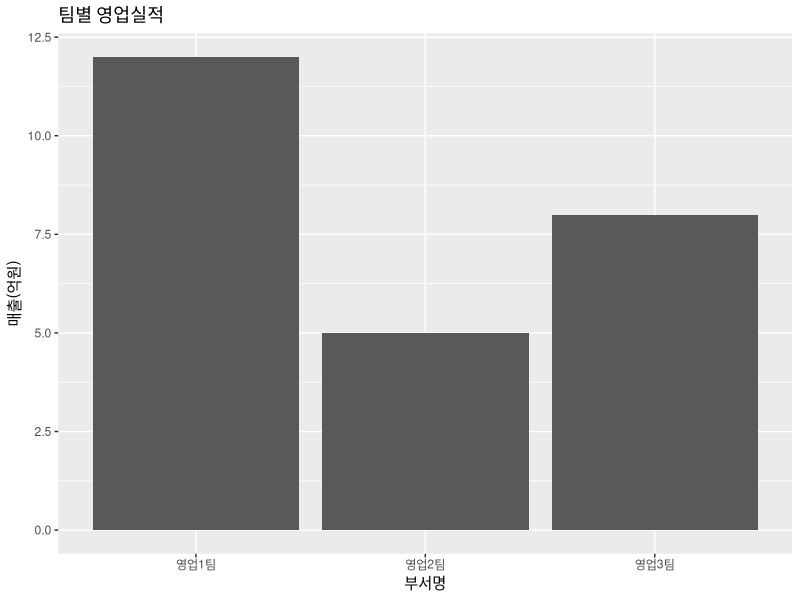
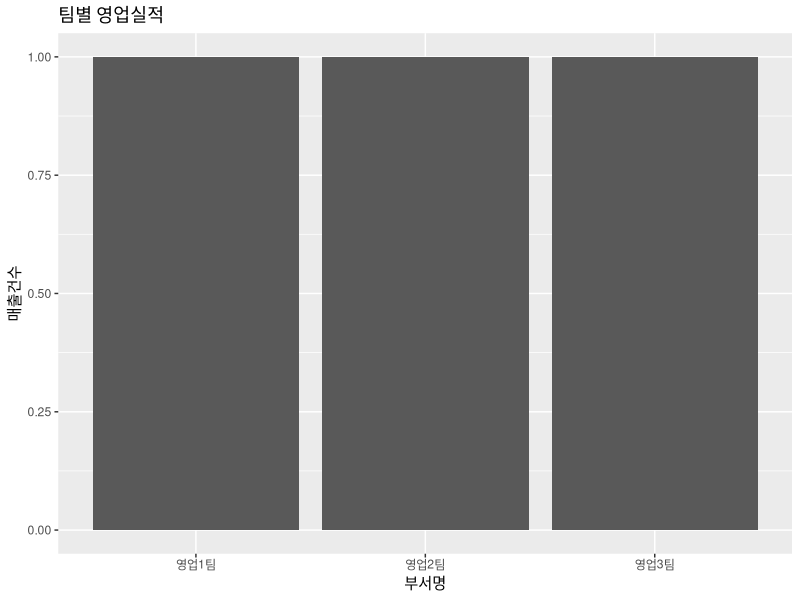
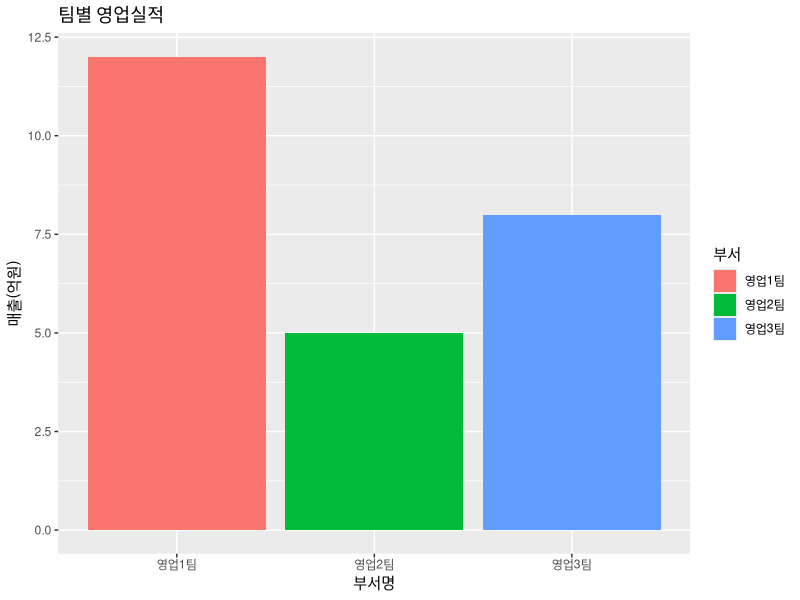
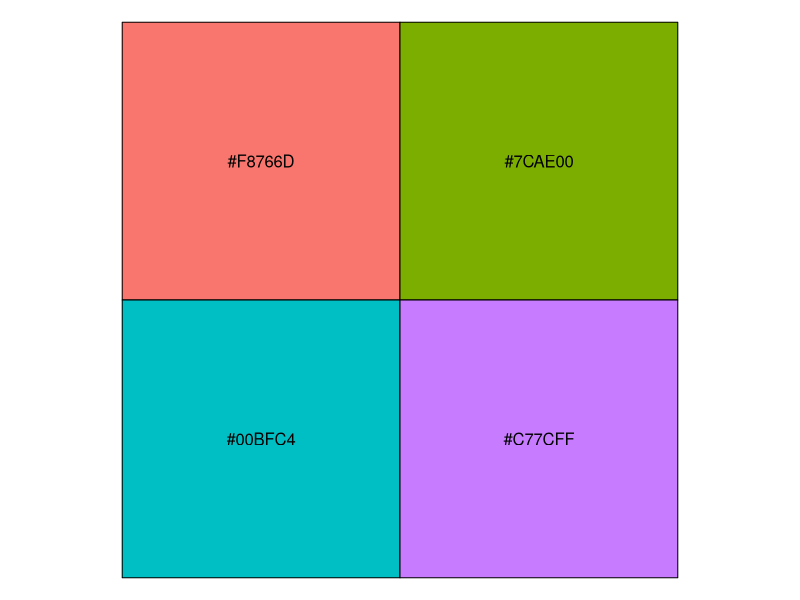
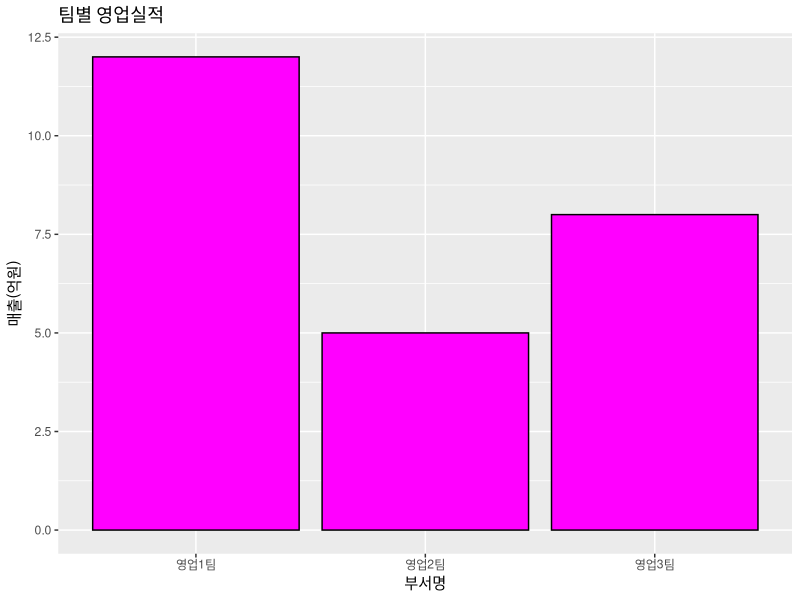
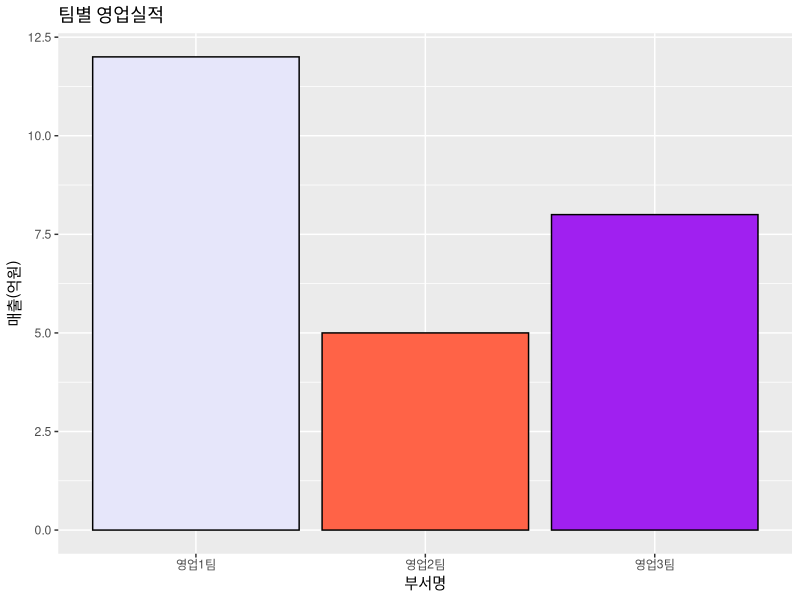
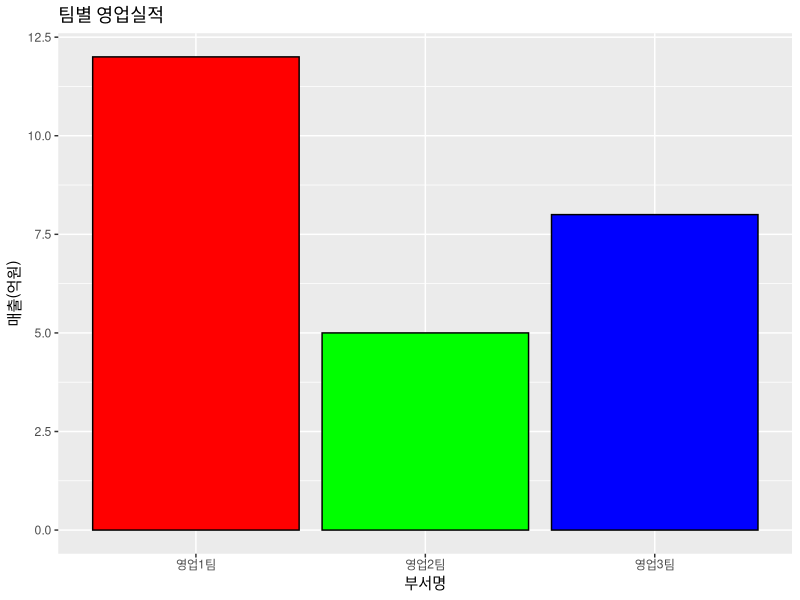
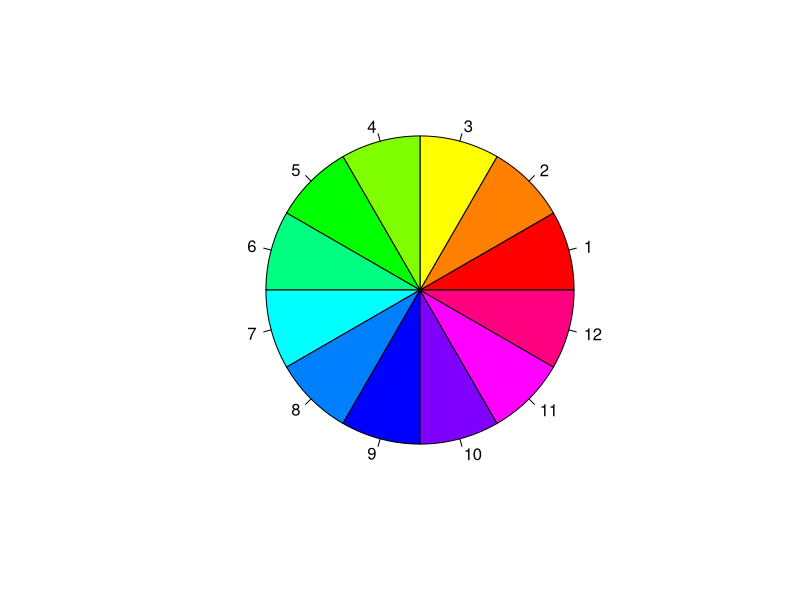

These charts were generated, in order, by the following R code:
# 4장 그래프


library(ggplot2)
#데이터 저장(데이터프레임)
dept =c("영업1팀","영업2팀","영업3팀")
sales =c(12,5,8)
df1=data.frame(부서=dept,매출=sales,분기="1분기")
df1
#막대그래프(1.그래프의 데이터 초기화 2.그래프모양 3.제목과 라벨 설정)
ggplot(data = df1,aes(x=부서,y=매출))+
  geom_bar(stat = "identity")+
  labs(title="팀별 영업실적",x="부서명",y="매출(억원)")
#각 부서별 매출건수수
ggplot(data = df1,aes(x=부서))+
  geom_bar(stat = "count")+
  labs(title="팀별 영업실적",x="부서명",y="매출건수")
#막대에 자동색 지정
ggplot(data = df1,aes(x=부서,y=매출,fill=부서))+
  geom_bar(stat = "identity")+
  labs(title="팀별 영업실적",x="부서명",y="매출(억원)")
#자동지정되는 색상 확인
install.packages("scales")
library(scales)
hex=hue_pal()(4)
show_col(hex)
library(ggplot2)
#막대에 동일한 채우기 및 테두리 색상 지정
ggplot(data = df1,aes(x=부서,y=매출))+
  geom_bar(stat = "identity",fill="magenta",color="black")+
  labs(title="팀별 영업실적",x="부서명",y="매출(억원)")
#막대마다 사용자가 지정한 색상으로 변경
ggplot(data = df1,aes(x=부서,y=매출))+
  geom_bar(stat = "identity",fill=c("lavender","tomato","purple"),color="black")+
  labs(title="팀별 영업실적",x="부서명",y="매출(억원)")
#막대에 레인보우색상 중 눈에 잘띈느 색상으로 자동변경
ggplot(data = df1,aes(x=부서,y=매출))+
  geom_bar(stat = "identity",fill=rainbow(3),color="black")+
  labs(title="팀별 영업실적",x="부서명",y="매출(억원)")

#gdRdriver,RcolorBrewer 색상팔레트를 제공하는 두가지 패키지

#1.gdRdiver 패키지의 팔레트
x=rep(1,12)
pie(x,labels = seq(1,12),col = rainbow(12))
pie(x,labels = seq(1,12),col = heat.colors(12))
pie(x,labels = seq(1,12),col = terrain.colors(12))
pie(x,labels = seq(1,12),col = topo.colors(12))
pie(x,labels = seq(1,12),col = cm.colors(12))

#2.RcolorBrewer 패키지의 팔레트
install.packages("RColorBrewer")
library(RColorBrewer)
display.brewer.all()

#1분기,2분기의 막대그래프

#2분기데이터프레임에 저장
dept =c("영업1팀","영업2팀","영업3팀")
sales =c(10,8,5)
df2=data.frame(부서=dept,매출=sales,분기="2분기")

#1분기와 2분기 데이터를 행으로 연결해서 하나의 데이터프레임으로 저장
df=rbind(df1,df2)
df

#부서별 분기별 막대그래프
library(ggplot2)
ggplot(df,aes(x=부서,y=매출,fill=분기))+
  geom_bar(stat = "identity")

#부서별 분기별 막대 그래프 작성(조건1->3분기 실적을 추가 ,조건2->gdRdiver 패키지의 팔레트에 있는 색상을 막대에 설정)
#조건3->그래프 제목:부서별분기별 영어실적, x축제목:부서명 y축 제목:영업매출(억원)
#3분기데이터프레임에 저장
library(ggplot2)
dept =c("영업1팀","영업2팀","영업3팀")
sales =c(7,10,8)
df3=data.frame(부서=dept,매출=sales,분기="3분기")
df=rbind(df1,df2,df3)
df

#막대그래프(1.그래프의 데이터 초기화 2.그래프모양 3.제목과 라벨 설정)
ggplot(data = df,aes(x=부서,y=매출,fill=분기))+
  geom_bar(stat = "identity",fill=cm.colors(9),color="black")+
  labs(title="부서별 분기별 영어실적",x="부서명",y="영업매출(억원)")
#분기별로 사용자 지정색 설정
ggplot(data = df,aes(x=부서,y=매출,fill=분기))+
  geom_bar(stat = "identity",)+
  scale_fill_manual(values=c("red","pink","purple"))
  labs(title="부서별 분기별 영어실적",x="부서명",y="영업매출(억원)")
  
ggplot(data = df,aes(x=부서,y=매출,fill=분기))+
    geom_bar(stat = "identity")+
    scale_fill_manual(values=topo.colors(3))
  labs(title="부서별 분기별 영어실적",x="부서명",y="영업매출(억원)")
  
  ggplot(data = df,aes(x=부서,y=매출,fill=분기))+
    geom_bar(stat = "identity",position = "dodge")+
    scale_fill_manual(values=cm.colors(3))
  labs(title="부서별 분기별 영어실적",x="부서명",y="영업매출(억원)")
#바로직전에 샐행된 그래프를 사진 파일로 보냄
ggsave("c:/Temp/graph1.png",width=10,height=13,units = "cm")

#===================================================================
#선그래프:시간에 따라 데이터의 추이를 살필때 사용

#영업1팀의 6개월간 데이터를 데이터프레임에 저장
month=c(1,2,3,4,5,6)
sales=c(3,3,5,5,7,4)
df1=data.frame(부서="영업1팀",월=month,매출=sales)

#영업2팀의 6개월간 데이터를 데이터프레임에 저장
sales=c(2,2,4,8,9,6)
df2=data.frame(부서="영업2팀",월=month,매출=sales)

#행으로 df1과 df2를 연결
df=rbind(df1,df2)
df

# 선형그래프 그리기
#영업1팀 데이터만 사용해서
ggplot(data=df1,aes(x=월,y=매출,group = 부서))+
  geom_line()+
  labs(title = "월별매출")
#영업2팀 데이터만 사용해서
ggplot(data=df2,aes(x=월,y=매출,group = 부서))+
  geom_line(color="green",size=2)+
  geom_point(color="red",size=3)+
  labs(title = "월별매출")

#영업1팀,영업2팀 데이터를 사용
ggplot(data=df,aes(x=월,y=매출,group = 부서,color=부서))+
  geom_line(size=2)+
  geom_point(size=3)+
  labs(title = "월별매출")

ggplot(data=df,aes(x=월,y=매출,group = 부서))+
  geom_line(color=cm.colors(12),size=2)+
  geom_point(color=cm.colors(12),size=3)+
  labs(title = "월별매출")

#==========================================================
#산포도:점으로 데이터의 변화를 확인

ggplot(data = women,aes(x=height,y=weight))+
  geom_point()+
  labs(title="미국30~39세 여성의 키와 몸무게의 상관관계",x="키(inch)",y="체중(pound)")

#점의 모양,색상,크기 설정

ggplot(data = women,aes(x=height,y=weight))+
  geom_point(shape=23,color="tomato",size=3)+
  labs(title="미국30~39세 여성의 키와 몸무게의 상관관계",x="키(inch)",y="체중(pound)")




